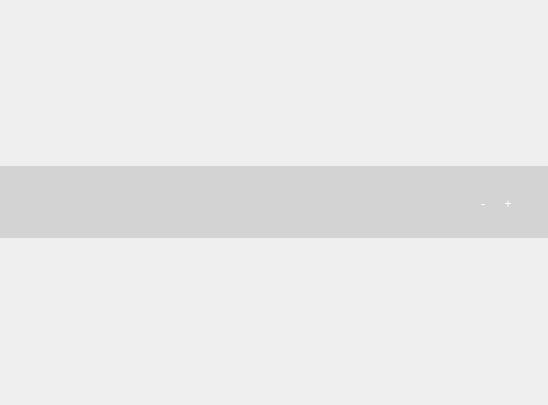
<?xml version="1.0" encoding="UTF-8"?>
<ui version="4.0">
 <class>FramelessWindowCentralWidget</class>
 <widget class="QWidget" name="FramelessWindowCentralWidget">
  <property name="geometry">
   <rect>
    <x>0</x>
    <y>0</y>
    <width>548</width>
    <height>405</height>
   </rect>
  </property>
  <property name="windowTitle">
   <string>Form</string>
  </property>
  <property name="styleSheet">
   <string notr="true">.FramelessWindowCentralWidget {
	border-radius: 4px;
	border: 1px solid lightgray;
	background: lightgray;
}

#titleBarWidget {
	background-color: lightgray;
	background-image: url(:/icon/title-bar.png);
	border-top-left-radius: 0px;
	border-top-right-radius: 0px;
	min-height: 72px;
	max-height: 72px;
}

#titleBarWidget #titleLabel {
	padding: 3px 3px 3px 5px;
}

#titleBarWidget .QPushButton {
	border: 0px solid red;
	border-radius: 8px;
	width: 20px;
	height: 20px;
	margin-top: 5px;
	margin-right: 5px;
	/*background-color: gray;*/
	color: white;
}

#closeButton {
	qproperty-icon: url(:/icon/close.png);
}</string>
  </property>
  <layout class="QGridLayout" name="gridLayout_3">
   <property name="leftMargin">
    <number>0</number>
   </property>
   <property name="topMargin">
    <number>0</number>
   </property>
   <property name="rightMargin">
    <number>0</number>
   </property>
   <property name="bottomMargin">
    <number>0</number>
   </property>
   <property name="spacing">
    <number>0</number>
   </property>
   <item row="0" column="0">
    <widget class="QWidget" name="titleBarWidget" native="true">
     <property name="sizePolicy">
      <sizepolicy hsizetype="Preferred" vsizetype="Maximum">
       <horstretch>0</horstretch>
       <verstretch>0</verstretch>
      </sizepolicy>
     </property>
     <layout class="QGridLayout" name="gridLayout_2">
      <property name="leftMargin">
       <number>0</number>
      </property>
      <property name="topMargin">
       <number>0</number>
      </property>
      <property name="rightMargin">
       <number>0</number>
      </property>
      <property name="bottomMargin">
       <number>0</number>
      </property>
      <item row="0" column="2">
       <widget class="QWidget" name="buttonsWidget" native="true">
        <layout class="QGridLayout" name="gridLayout">
         <property name="leftMargin">
          <number>0</number>
         </property>
         <property name="topMargin">
          <number>0</number>
         </property>
         <property name="rightMargin">
          <number>0</number>
         </property>
         <property name="bottomMargin">
          <number>0</number>
         </property>
         <property name="spacing">
          <number>0</number>
         </property>
         <item row="0" column="1">
          <widget class="QPushButton" name="maximizeButton">
           <property name="text">
            <string>+</string>
           </property>
           <property name="flat">
            <bool>true</bool>
           </property>
          </widget>
         </item>
         <item row="0" column="2">
          <widget class="QPushButton" name="closeButton">
           <property name="text">
            <string/>
           </property>
           <property name="flat">
            <bool>true</bool>
           </property>
          </widget>
         </item>
         <item row="0" column="0">
          <widget class="QPushButton" name="minimizeButton">
           <property name="text">
            <string>-</string>
           </property>
           <property name="flat">
            <bool>true</bool>
           </property>
          </widget>
         </item>
        </layout>
       </widget>
      </item>
      <item row="0" column="0">
       <widget class="QLabel" name="titleLabel">
        <property name="sizePolicy">
         <sizepolicy hsizetype="Expanding" vsizetype="Preferred">
          <horstretch>0</horstretch>
          <verstretch>0</verstretch>
         </sizepolicy>
        </property>
        <property name="text">
         <string/>
        </property>
       </widget>
      </item>
     </layout>
    </widget>
   </item>
  </layout>
 </widget>
 <resources/>
 <connections/>
</ui>
